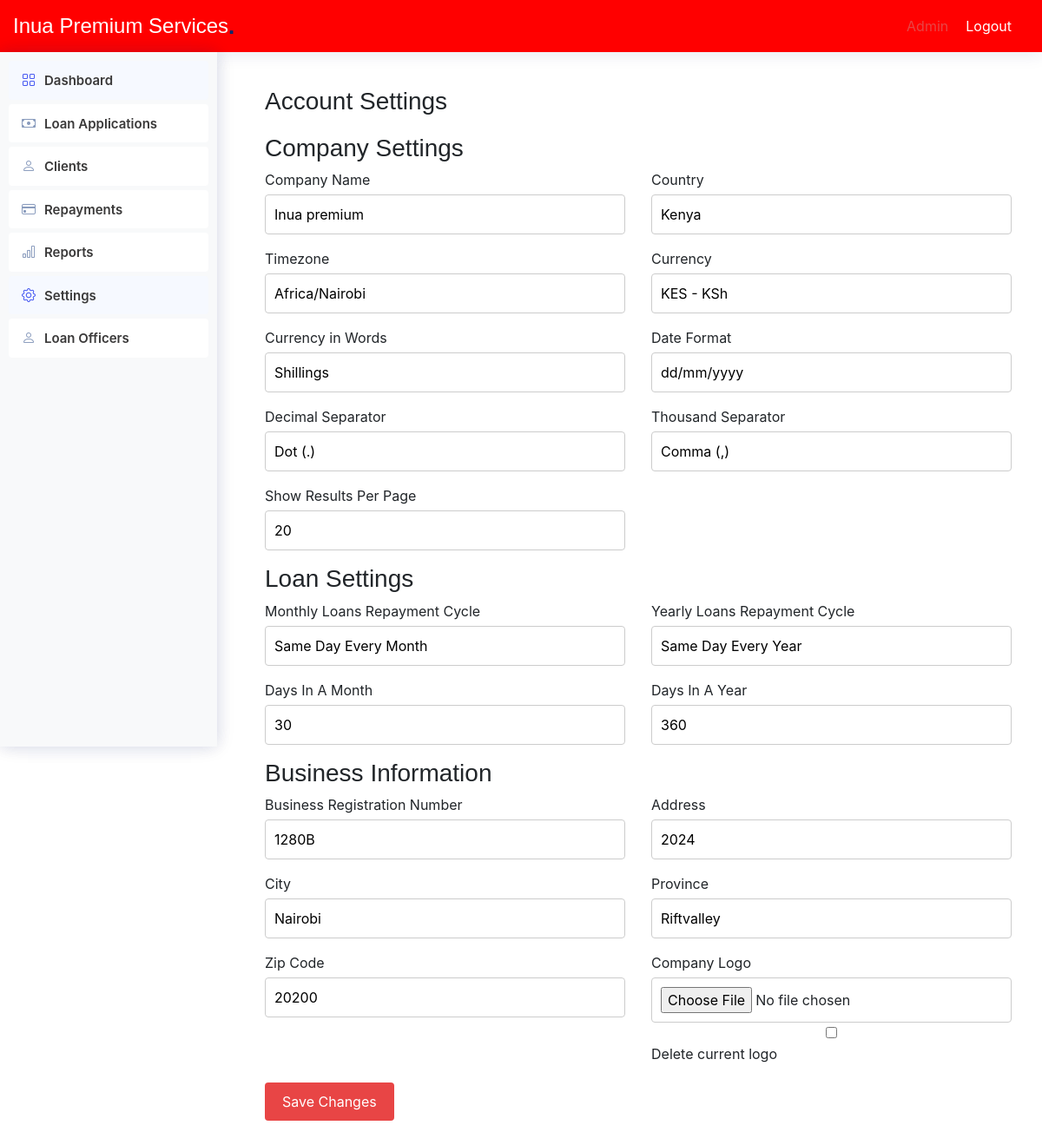
The page /admin/account_settings.php on the database as committed earlier.
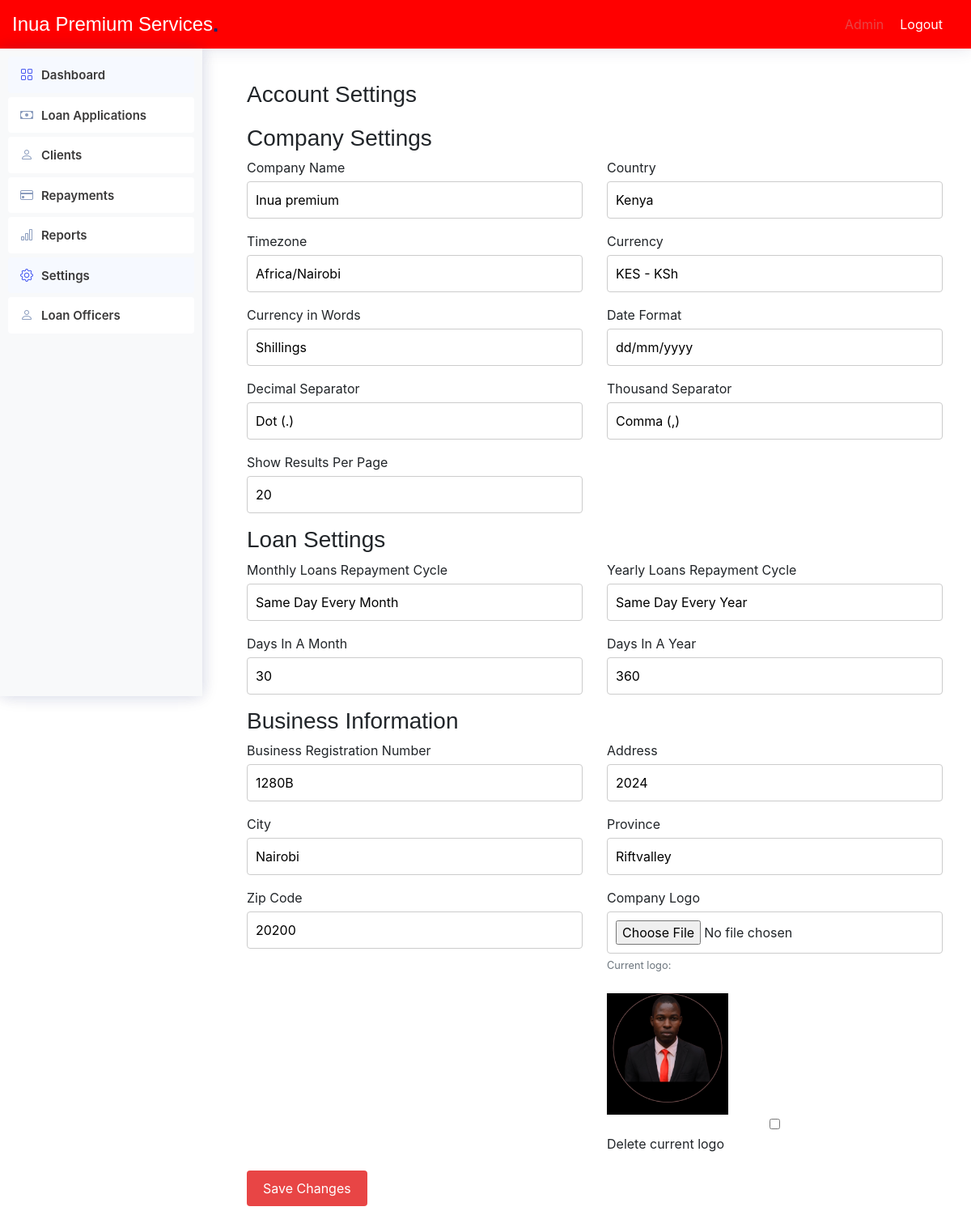
The same page on the database as committed later.
### tables this page shows
CREATE TABLE `navigation_items` (
  `id` int(11) NOT NULL,
  `title` varchar(100) NOT NULL,
  `url` varchar(200) NOT NULL,
  `icon` varchar(50) DEFAULT NULL,
  `parent_id` int(11) DEFAULT NULL
);

CREATE TABLE `settings` (
  `id` int(11) NOT NULL,
  `company_name` varchar(255) DEFAULT NULL,
  `country` varchar(255) DEFAULT NULL,
  `timezone` varchar(255) DEFAULT NULL,
  `currency` varchar(255) DEFAULT NULL,
  `currency_words` varchar(255) DEFAULT NULL,
  `date_format` varchar(255) DEFAULT NULL,
  `decimal_separator` varchar(255) DEFAULT NULL,
  `thousand_separator` varchar(255) DEFAULT NULL,
  `results_per_page` int(11) DEFAULT NULL,
  `monthly_repayment_cycle` varchar(255) DEFAULT NULL,
  `yearly_repayment_cycle` varchar(255) DEFAULT NULL,
  `days_in_month` int(11) DEFAULT NULL,
  `days_in_year` int(11) DEFAULT NULL,
  `business_registration_number` varchar(255) DEFAULT NULL,
  `address` varchar(255) DEFAULT NULL,
  `city` varchar(255) DEFAULT NULL,
  `province` varchar(255) DEFAULT NULL,
  `zipcode` varchar(255) DEFAULT NULL,
  `logo` varchar(255) DEFAULT NULL
);

### includes/functions.php (called while the page is built, shortened)
<?php
function db_connect() {
    $host = 'localhost';
    $db = 'microfinance';
    $user = 'root';
    $pass = '';
    try {
        return new PDO("mysql:host=$host;dbname=$db", $user, $pass, [
            PDO::ATTR_ERRMODE => PDO::ERRMODE_EXCEPTION,
            PDO::ATTR_DEFAULT_FETCH_MODE => PDO::FETCH_ASSOC,
        ]);
    } catch (PDOException $e) {
        die('Connection failed: ' . $e->getMessage());
    }
}
function getUserRole($userId) {
    $conn = db_connect();
    $stmt = $conn->prepare("SELECT role_id FROM users WHERE id = ?");
    $stmt->execute([$userId]);
    return $stmt->fetchColumn();
}
function getNavigationItems($roleId) {
    try {
        $conn = db_connect();
        $stmt = $conn->prepare("
            SELECT ni.id, ni.title, ni.url, ni.icon, ni.parent_id
            FROM navigation_items ni
            INNER JOIN navigation_item_roles nir ON ni.id = nir.navigation_item_id
            WHERE nir.role_id = :role_id ORDER BY ni.id ASC
        ");
        $stmt->execute([':role_id' => $roleId]);
        $result = $stmt->fetchAll(PDO::FETCH_ASSOC);
        return $result ?: [];
    } catch (PDOException $e) {
        error_log('Database query error: ' . $e->getMessage());
        return [];
    } finally {
        $conn = null;
    }
}
function getSettings() {
    $conn = db_connect();
    $stmt = $conn->query("SELECT * FROM settings");
    return $stmt->fetch();
}
?>

### admin/account_settings.php (the view, shortened to what this page needs)
<?php
include '../includes/functions.php';
$settings = getSettings();
?>
<!DOCTYPE html>
<html lang="en">
<head>
    <link href="assets/vendor/bootstrap/css/bootstrap.min.css" rel="stylesheet">
    <link href="assets/vendor/bootstrap-icons/bootstrap-icons.css" rel="stylesheet">
    <link href="assets/css/style.css" rel="stylesheet">
</head>
<body>
    <?php include 'includes/header.php'; ?>
    <div class="sidebar">
        <?php include '../includes/sidebar.php'; ?>
    </div>
    <main class="main">
        <section class="section">
            <div class="container">
                <h1>Account Settings</h1>
                <form action="update_account_settings.php" method="post" enctype="multipart/form-data">
                    <h3>Company Settings</h3>
                    <div class="row">
                        <div class="col-md-6 form-group">
                            <label for="company_name">Company Name</label>
                            <input type="text" id="company_name" name="company_name" value="<?php echo htmlspecialchars($settings['company_name']); ?>">
                        </div>
                        <div class="col-md-6 form-group">
                            <label for="country">Country</label>
                            <input type="text" id="country" name="country" value="<?php echo htmlspecialchars($settings['country']); ?>">
                        </div>
                        <div class="col-md-6 form-group">
                            <label for="timezone">Timezone</label>
                            <input type="text" id="timezone" name="timezone" value="<?php echo htmlspecialchars($settings['timezone']); ?>">
                        </div>
                        <div class="col-md-6 form-group">
                            <label for="currency">Currency</label>
                            <input type="text" id="currency" name="currency" value="<?php echo htmlspecialchars($settings['currency']); ?>">
                        </div>
                        <div class="col-md-6 form-group">
                            <label for="currency_words">Currency in Words</label>
                            <input type="text" id="currency_words" name="currency_words" value="<?php echo htmlspecialchars($settings['currency_words']); ?>">
                        </div>
                        <div class="col-md-6 form-group">
                            <label for="date_format">Date Format</label>
                            <input type="text" id="date_format" name="date_format" value="<?php echo htmlspecialchars($settings['date_format']); ?>">
                        </div>
                        <div class="col-md-6 form-group">
                            <label for="decimal_separator">Decimal Separator</label>
                            <input type="text" id="decimal_separator" name="decimal_separator" value="<?php echo htmlspecialchars($settings['decimal_separator']); ?>">
                        </div>
                        <div class="col-md-6 form-group">
                            <label for="thousand_separator">Thousand Separator</label>
                            <input type="text" id="thousand_separator" name="thousand_separator" value="<?php echo htmlspecialchars($settings['thousand_separator']); ?>">
                        </div>
                        <div class="col-md-6 form-group">
                            <label for="results_per_page">Show Results Per Page</label>
                            <input type="number" id="results_per_page" name="results_per_page" value="<?php echo htmlspecialchars($settings['results_per_page']); ?>">
                        </div>
                    </div>
                    <h3>Loan Settings</h3>
                    <div class="row">
                        <div class="col-md-6 form-group">
                            <label for="monthly_repayment_cycle">Monthly Loans Repayment Cycle</label>
                            <input type="text" id="monthly_repayment_cycle" name="monthly_repayment_cycle" value="<?php echo htmlspecialchars($settings['monthly_repayment_cycle']); ?>">
                        </div>
                        <div class="col-md-6 form-group">
                            <label for="yearly_repayment_cycle">Yearly Loans Repayment Cycle</label>
                            <input type="text" id="yearly_repayment_cycle" name="yearly_repayment_cycle" value="<?php echo htmlspecialchars($settings['yearly_repayment_cycle']); ?>">
                        </div>
                        <div class="col-md-6 form-group">
                            <label for="days_in_month">Days In A Month</label>
                            <input type="number" id="days_in_month" name="days_in_month" value="<?php echo htmlspecialchars($settings['days_in_month']); ?>">
                        </div>
                        <div class="col-md-6 form-group">
                            <label for="days_in_year">Days In A Year</label>
                            <input type="number" id="days_in_year" name="days_in_year" value="<?php echo htmlspecialchars($settings['days_in_year']); ?>">
                        </div>
                    </div>
                    <h3>Business Information</h3>
                    <div class="row">
                        <div class="col-md-6 form-group">
                            <label for="business_registration_number">Business Registration Number</label>
                            <input type="text" id="business_registration_number" name="business_registration_number" value="<?php echo htmlspecialchars($settings['business_registration_number']); ?>">
                        </div>
                        <div class="col-md-6 form-group">
                            <label for="address">Address</label>
                            <input type="text" id="address" name="address" value="<?php echo htmlspecialchars($settings['address']); ?>">
                        </div>
                        <div class="col-md-6 form-group">
                            <label for="city">City</label>
                            <input type="text" id="city" name="city" value="<?php echo htmlspecialchars($settings['city']); ?>">
                        </div>
                        <div class="col-md-6 form-group">
                            <label for="province">Province</label>
                            <input type="text" id="province" name="province" value="<?php echo htmlspecialchars($settings['province']); ?>">
                        </div>
                        <div class="col-md-6 form-group">
                            <label for="zipcode">Zip Code</label>
                            <input type="text" id="zipcode" name="zipcode" value="<?php echo htmlspecialchars($settings['zipcode']); ?>">
                        </div>
                        <div class="col-md-6 form-group">
                            <label for="company_logo">Company Logo</label>
                            <input type="file" id="company_logo" name="company_logo">
                            <?php if (!empty($settings['logo'])): ?>
                                <small>Current logo:</small><br>
                                <img src="../assets/img/<?php echo htmlspecialchars($settings['logo']); ?>" alt="Logo" style="width: 150px;">
                            <?php endif; ?>
                            <label><input type="checkbox" name="delete_logo" value="on"> Delete current logo</label>
                        </div>
                    </div>
                    <div class="form-group">
                        <button type="submit">Save Changes</button>
                    </div>
                </form>
            </div>
        </section>
    </main>
</body>
</html>

### admin/includes/header.php (shortened to what this page needs)
<header id="header" class="header" style="background-color:red">
        <div class="container-fluid d-flex align-items-center justify-content-between">
            <a href="index.html" class="logo d-flex align-items-center me-auto me-xl-0">
                <h1 class="sitename">Inua Premium Services</h1><span>.</span>
            </a>
            <nav id="navmenu" class="navmenu">
                <ul>
                    <li><a href="admin.php" class="active">Admin</a></li>
                    <li><a href="index.php?logout=1">Logout</a></li>
                </ul>
            </nav>
        </div>
    </header>

### includes/sidebar.php (shortened to what this page needs)
<?php
$userId = 1;
$roleId = getUserRole($userId);
$navItems = getNavigationItems($roleId);
function renderNavItems($items, $parentId = NULL) {
    $html = '';
    foreach ($items as $item) {
        if ($item['parent_id'] == $parentId) {
            $subItems = array_filter($items, function($i) use ($item) {
                return $i['parent_id'] == $item['id'];
            });
            $hasSubItems = !empty($subItems);
            $html .= '<li class="nav-item">';
            $html .= '<a class="nav-link' . ($hasSubItems ? ' collapsed' : '') . '" href="' . $item['url'] . '"';
            if ($hasSubItems) {
                $html .= ' data-bs-toggle="collapse" data-bs-target="#collapse-' . $item['id'] . '" aria-expanded="false" aria-controls="collapse-' . $item['id'] . '"';
            }
            $html .= '>';
            if ($item['icon']) {
                $html .= '<i class="' . $item['icon'] . '" title="' . $item['title'] . '"></i>';
            }
            $html .= '<span>' . $item['title'] . '</span>';
            $html .= '</a>';
            if ($hasSubItems) {
                $html .= '<ul id="collapse-' . $item['id'] . '" class="collapse list-unstyled">';
                $html .= renderNavItems($items, $item['id']);
                $html .= '</ul>';
            }
            $html .= '</li>';
        }
    }
    return $html;
}
?>
<!DOCTYPE html>
<html lang="en">
<head>
    <link rel="stylesheet" href="../assets/css/bootstrap.min.css">
</head>
<body>
    <aside class="sidebar">
        <ul class="sidebar-nav" id="sidebar-nav">
            <?= renderNavItems($navItems) ?>
        </ul>
    </aside>
</body>
</html>

### admin/assets/css/style.css (style rules this page uses)
:root { scroll-behavior: smooth; }
body { font-family: "Open Sans", sans-serif; background: #f6f9ff; color: #444444; }
a { color: #4154f1; text-decoration: none; }
h1, h2, h3, h4, h5, h6 { font-family: "Nunito", sans-serif; }
.logo { line-height: 1; }
@media (min-width: 1200px) { .logo { width: 280px; } }
.logo span { font-size: 26px; font-weight: 700; color: #012970; font-family: "Nunito", sans-serif; }
.header { transition: all 0.5s; z-index: 997; height: 60px; box-shadow: 0px 2px 20px rgba(1, 41, 112, 0.1); background-color: #fff; padding-left: 20px; }
.sidebar { position: fixed; top: 60px; left: 0; bottom: 0; width: 300px; z-index: 996; transition: all 0.3s; padding: 20px; overflow-y: auto; scrollbar-width: thin; scrollbar-color: #aab7cf transparent; box-shadow: 0px 0px 20px rgba(1, 41, 112, 0.1); background-color: #fff; }
.sidebar-nav { padding: 0; margin: 0; list-style: none; }
.sidebar-nav li { padding: 0; margin: 0; list-style: none; }
.sidebar-nav .nav-item { margin-bottom: 5px; }
.sidebar-nav .nav-link { display: flex; align-items: center; font-size: 15px; font-weight: 600; color: #4154f1; transition: 0.3; background: #f6f9ff; padding: 10px 15px; border-radius: 4px; }
.sidebar-nav .nav-link i { font-size: 16px; margin-right: 10px; color: #4154f1; }
.sidebar-nav .nav-link.collapsed { color: #012970; background: #fff; }
.sidebar-nav .nav-link.collapsed i { color: #899bbd; }

### admin/account_settings.php (style rules this page uses)
body { background-color: #ffffff; color: #212529; font-family: 'Open Sans', sans-serif; margin: 0; }
.header { background-color: #e84545; color: #ffffff; padding: 10px 0; display: flex; justify-content: space-between; align-items: center; }
.header .logo h1 { color: #ffffff; margin: 0; font-size: 24px; }
.header .navmenu ul { list-style: none; padding: 0; margin: 0; display: flex; }
.header .navmenu ul li { margin-right: 20px; }
.header .navmenu ul li a { color: #ffffff; text-decoration: none; }
.header .navmenu ul li a.active, .header .navmenu ul li a:hover { color: #e84545; }
.sidebar { background-color: #ffffff; color: #3a3939; padding: 20px; width: 250px; position: fixed; height: 100%; overflow: auto; }
.sidebar .nav-item .nav-link { color: #3a3939; padding: 10px 15px; text-decoration: none; display: block; }
.main { margin-left: 270px; padding: 20px; }
.container h1 { font-size: 28px; margin-bottom: 20px; }
.form-group { margin-bottom: 15px; }
.form-group label { display: block; margin-bottom: 5px; }
.form-group input, .form-group select, .form-group textarea { width: 100%; padding: 10px; border: 1px solid #ccc; border-radius: 4px; }
.form-group button { background-color: #e84545; color: #ffffff; border: none; padding: 10px 20px; border-radius: 4px; cursor: pointer; }
.section { padding: 20px 0; }
.form-group small { display: block; margin-top: 5px; color: #6c757d; }

### includes/sidebar.php (style rules this page uses)
.sidebar { background-color: #f8f9fa; padding: 10px; height: 100vh; width: 250px; position: fixed; }
.sidebar .nav-link { color: #333; display: block; padding: 10px; text-decoration: none; }

Rows that differ between the two databases and show on the page:
changed settings "Inua premium": logo empty → "Untitled design (2).png" (drawn); logo: picture added
Other text that changed with them:
text now shown: "Current logo:"
